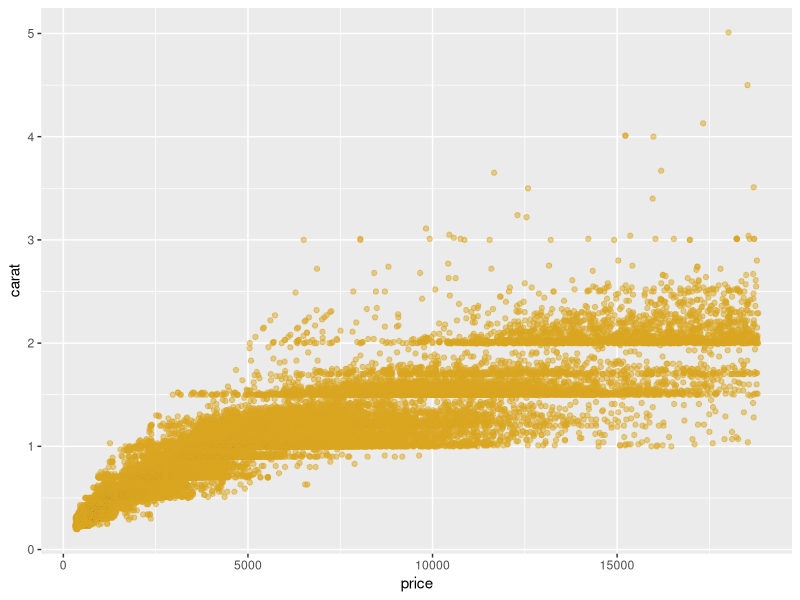
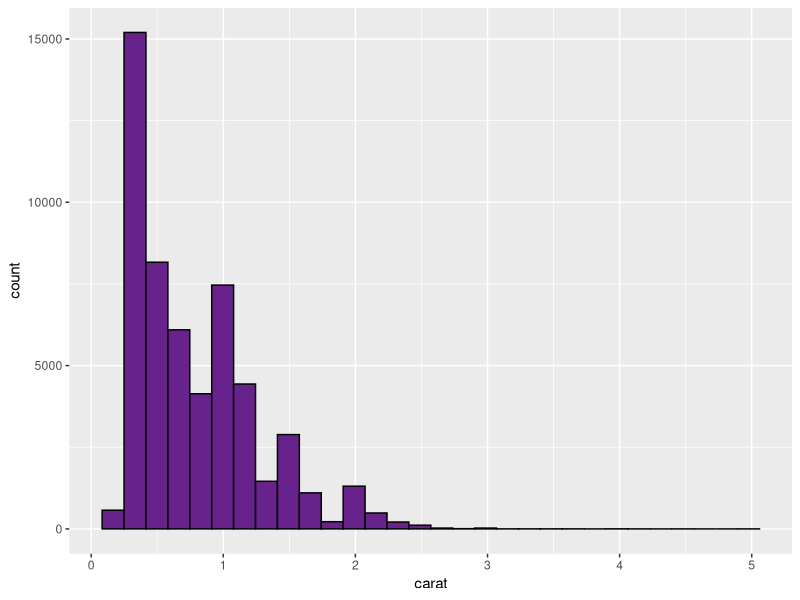
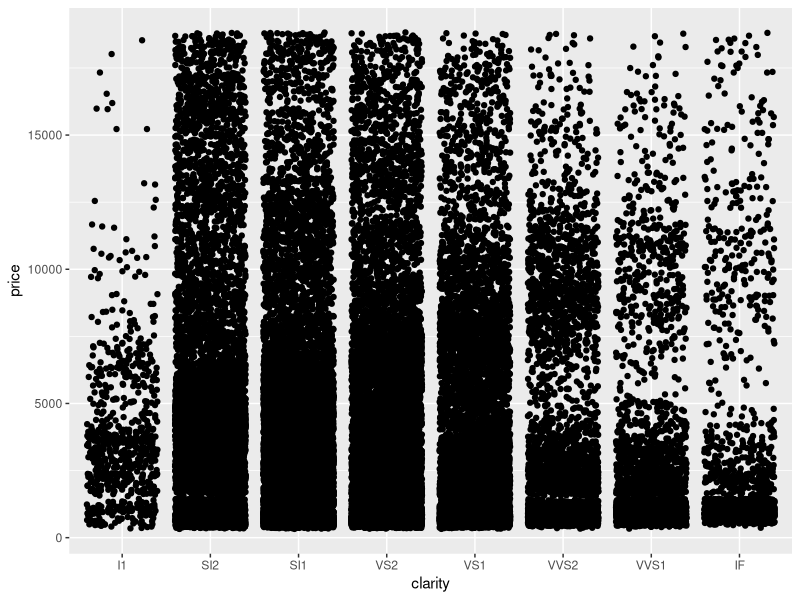

Source code (R) for these figures, in order:
## ---- chunk 1
knitr::opts_chunk$set(echo = TRUE)
library(tidyverse)
library(skimr)
library(GGally)
## ---- chunk 2
names(diamonds)

dim(diamonds)

summary(diamonds)

head(diamonds)

tail(diamonds)

skimr::skim(diamonds)
## ---- chunk 3
ggplot(data = diamonds, aes(x = price, y = carat)) +
  geom_point(color = "goldenrod", alpha = 0.5)
## ---- chunk 4
ggplot(data = diamonds, aes(x = carat)) + 
  geom_histogram(fill = "darkorchid4", color = "black")
## ---- chunk 5
ggplot(data = diamonds, aes(x = clarity, y = price)) +
  geom_jitter()
